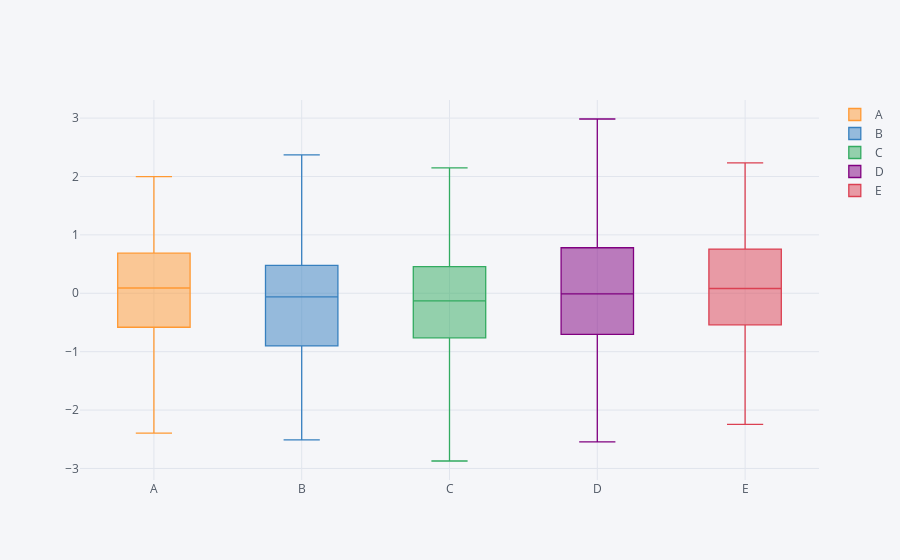

The notebook cell saved with this chart:
### Markdown cell above
## Boxplots

### Code cell
df.iplot(kind = 'box')
